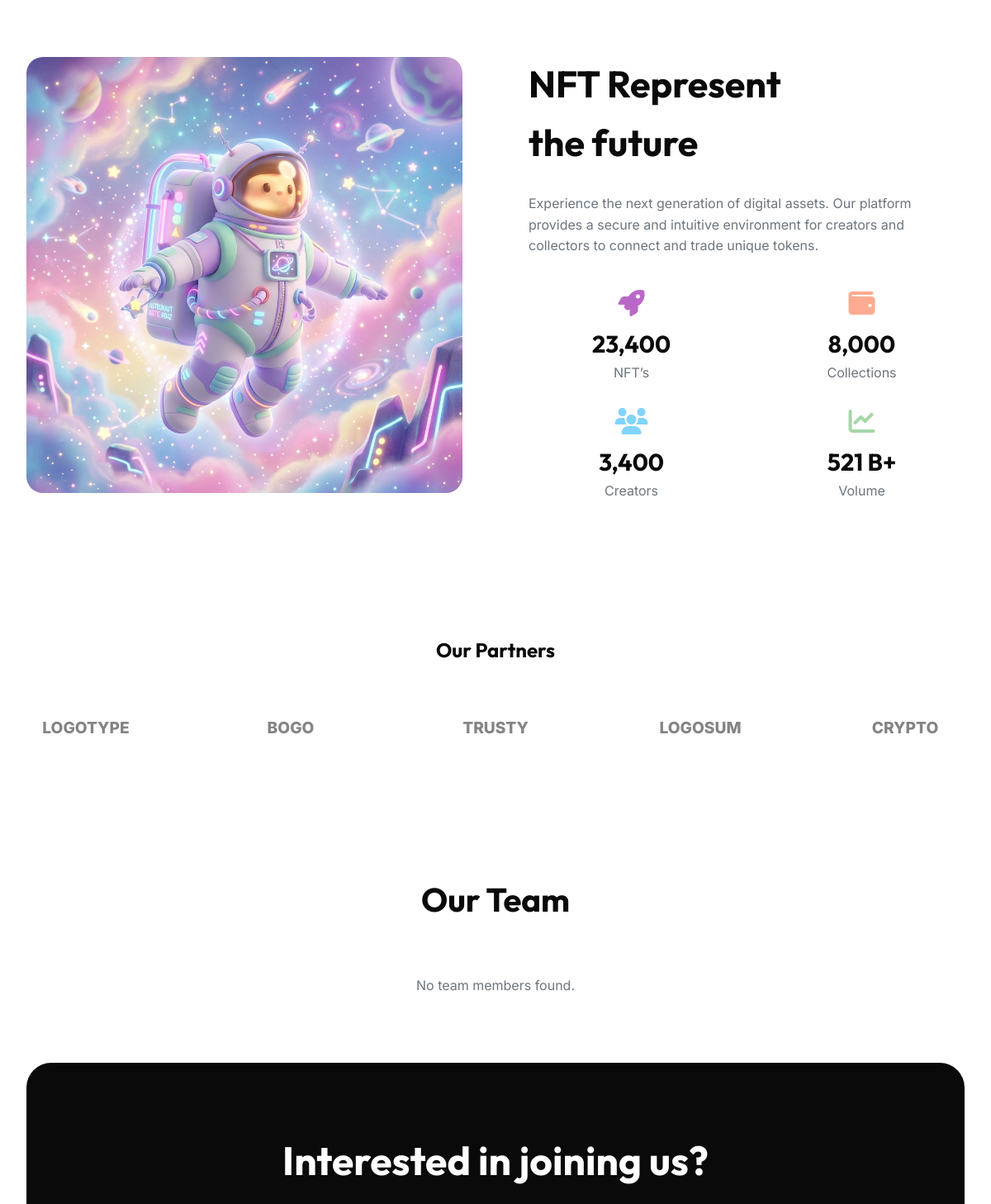
Before: / (middle part) with the older database file.
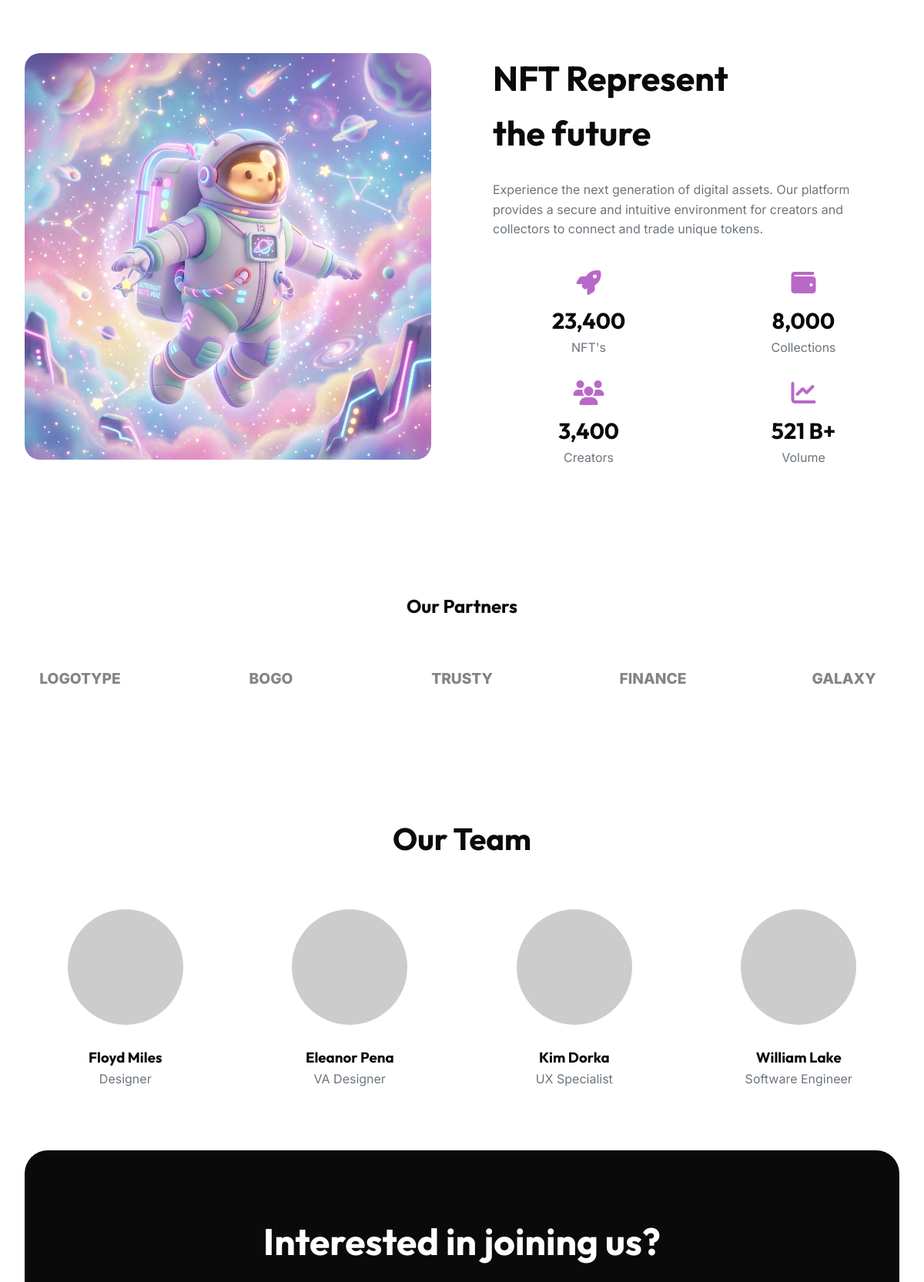
After: the same page with the newer database file.
### nft/models.py (models this page shows, shortened)
class Feature(models.Model):
    title = models.CharField(max_length=100)
    description = models.TextField()
    icon = models.CharField(max_length=50, blank=True, null=True, help_text="FontAwesome icon class (e.g. fa-rocket)")
    value = models.CharField(max_length=50, blank=True, null=True, help_text="For stats, e.g. '23,400'")

class Partner(models.Model):
    name = models.CharField(max_length=100)

class Team(models.Model):
    name = models.CharField(max_length=100)
    position = models.CharField(max_length=100)
    image = models.ImageField(upload_to='team/', blank=True, null=True)

### nft/views.py (the view)
# urls.py: 2. Add a URL to urlpatterns:  path('', views.home, name='home')
def home(request):
    nfts = NFT.objects.all().order_by('-created_at')[:4]
    features = Feature.objects.all()
    teams = Team.objects.all()
    partners = Partner.objects.all()
    context = {
        'nfts': nfts,
        'features': features,
        'teams': teams,
        'partners': partners,
    }
    return render(request, 'nft/home.html', context)

### templates/nft/home.html (shortened to what the changed rows need)
{% extends 'base.html' %}
{% load static %}
{% block content %}
<section class="section-padding">
    <div class="container" style="display: flex; align-items: center; gap: 80px;">
        <div style="flex: 1;" class="animate">
            <h2 style="font-size: 2.8rem; margin-bottom: 25px;">NFT Represent<br>the future</h2>
            <div style="display: grid; grid-template-columns: 1fr 1fr; gap: 30px;">
                {% for feature in features %}
                <div style="text-align: center;">
                    <i class="fa-solid {{ feature.icon|default:'fa-star' }}" style="color: #BA68C8; font-size: 2rem; margin-bottom: 10px;"></i>
                    <h3 style="font-size: 1.8rem;">{{ feature.value }}</h3>
                    <p style="color: var(--text-secondary);">{{ feature.title }}</p>
                </div>
                {% empty %}
                <div style="text-align: center;">
                    <i class="fa-solid fa-rocket" style="color: #BA68C8; font-size: 2rem; margin-bottom: 10px;"></i>
                    <h3 style="font-size: 1.8rem;">23,400</h3>
                    <p style="color: var(--text-secondary);">NFT’s</p>
                </div>
                <div style="text-align: center;">
                    <i class="fa-solid fa-wallet" style="color: #FFAB91; font-size: 2rem; margin-bottom: 10px;"></i>
                    <h3 style="font-size: 1.8rem;">8,000</h3>
                    <p style="color: var(--text-secondary);">Collections</p>
                </div>
                <div style="text-align: center;">
                    <i class="fa-solid fa-users" style="color: #81D4FA; font-size: 2rem; margin-bottom: 10px;"></i>
                    <h3 style="font-size: 1.8rem;">3,400</h3>
                    <p style="color: var(--text-secondary);">Creators</p>
                </div>
                <div style="text-align: center;">
                    <i class="fa-solid fa-chart-line" style="color: #A5D6A7; font-size: 2rem; margin-bottom: 10px;"></i>
                    <h3 style="font-size: 1.8rem;">521 B+</h3>
                    <p style="color: var(--text-secondary);">Volume</p>
                </div>
                {% endfor %}
            </div>
        </div>
    </div>
</section>
<section class="section-padding container animate">
    <h2 style="text-align: center; margin-bottom: 60px;">Our Partners</h2>
    <div style="display: grid; grid-template-columns: repeat(5, 1fr); gap: 40px; opacity: 0.5;">
        {% for partner in partners %}
        <div style="display: flex; justify-content: center; align-items: center; font-weight: 800; font-size: 1.2rem;">{{ partner.name }}</div>
        {% empty %}
        <div style="display: flex; justify-content: center; align-items: center; font-weight: 800; font-size: 1.2rem;">LOGOTYPE</div>
        <div style="display: flex; justify-content: center; align-items: center; font-weight: 800; font-size: 1.2rem;">BOGO</div>
        <div style="display: flex; justify-content: center; align-items: center; font-weight: 800; font-size: 1.2rem;">TRUSTY</div>
        <div style="display: flex; justify-content: center; align-items: center; font-weight: 800; font-size: 1.2rem;">LOGOSUM</div>
        <div style="display: flex; justify-content: center; align-items: center; font-weight: 800; font-size: 1.2rem;">CRYPTO</div>
        {% endfor %}
    </div>
</section>
<section class="section-padding animate">
    <div class="container">
        <h2 style="text-align: center; margin-bottom: 60px; font-size: 2.5rem;">Our Team</h2>
        <div style="display: grid; grid-template-columns: repeat(4, 1fr); gap: 30px;">
            {% for member in teams %}
            <div style="text-align: center;">
                {% if member.image %}
                <img src="{{ member.image.url }}" alt="{{ member.name }}" style="width: 150px; height: 150px; border-radius: 50%; object-fit: cover; margin-bottom: 20px;">
                {% else %}
                <img src="https://ui-avatars.com/api/?name={{ member.name }}&background=random" alt="{{ member.name }}" style="width: 150px; height: 150px; border-radius: 50%; object-fit: cover; margin-bottom: 20px;">
                {% endif %}
                <h3>{{ member.name }}</h3>
                <p style="color: var(--text-secondary);">{{ member.position }}</p>
            </div>
            {% empty %}
            <div style="grid-column: 1 / -1; text-align: center; color: var(--text-secondary);">
                No team members found.
            </div>
            {% endfor %}
        </div>
    </div>
</section>
<section class="container animate" style="margin-bottom: 80px;">
    <div style="background: #0A0A0B; border-radius: 30px; padding: 80px; text-align: center; color: white;">
        <h2 style="font-size: 3rem; margin-bottom: 20px;">Interested in joining us?</h2>
    </div>
</section>
{% endblock %}

Changed rows visible on the page:
added Feature: value "23,400", title "NFT's"
added Feature: value "8,000", title "Collections"
added Feature: value "3,400", title "Creators"
added Feature: value "521 B+", title "Volume"
added Partner: name "LOGOTYPE"
added Partner: name "BOGO"
added Partner: name "TRUSTY"
added Partner: name "FINANCE"
added Partner: name "GALAXY"
added Team: name "Floyd Miles", position "Designer"
added Team: name "Eleanor Pena", position "VA Designer"
added Team: name "Kim Dorka", position "UX Specialist"
added Team: name "William Lake", position "Software Engineer"
Other visible differences:
text no longer shown: "23,400 NFT’s 8,000 Collections 3,400 Creators 521 B+ Volume LOGOTYPE BOGO TRUSTY LOGOSUM CRYPTO No team members found."
